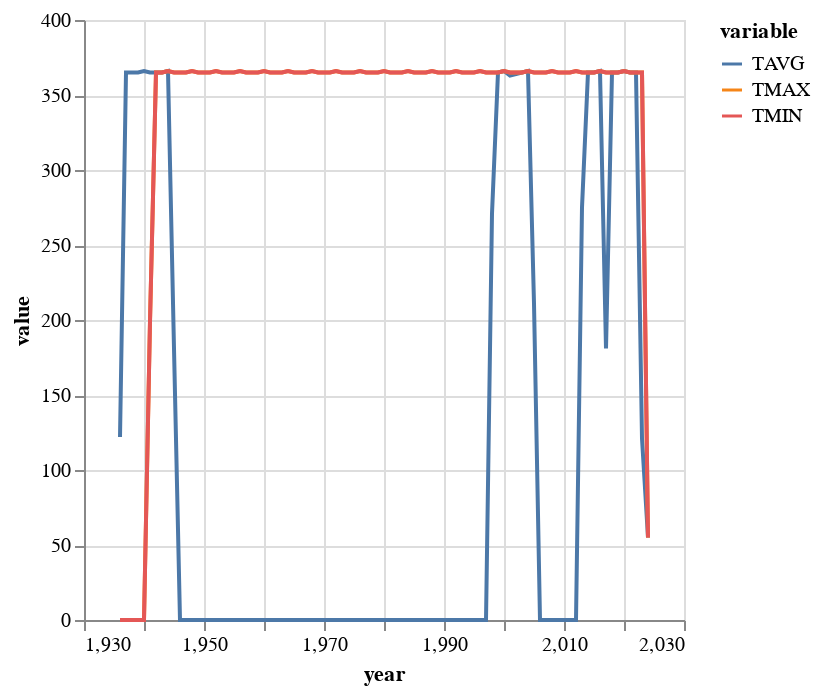

Notebook code for this chart:
### Code cell
counts = (
    raw
    .with_columns(year=pl.col("DATE").dt.year())
    .group_by('year')
    .agg(pl.col("^T.*$").count())
)

print(counts.head())

(
    alt.Chart(counts.melt(id_vars='year'))
    .encode(x='year', y='value', color='variable')
    .mark_line()
)

### Figure 1 — Vega-Lite specification as saved in the notebook (floating-point values rounded to 4 significant figures; data arrays with more than 128 entries replaced by an {"elided": "..."} marker saying what was removed)
{"config": {"view": {"continuousWidth": 300, "continuousHeight": 300}}, "data": {"name": "data-f5d5500a07af4a33fbb2d6fc49c151c9"}, "mark": {"type": "line"}, "encoding": {"color": {"field": "variable", "type": "nominal"}, "x": {"field": "year", "type": "quantitative"}, "y": {"field": "value", "type": "quantitative"}}, "$schema": "https://vega.github.io/schema/vega-lite/v5.16.3.json", "datasets": {"data-f5d5500a07af4a33fbb2d6fc49c151c9": {"elided": "267 records"}}}
